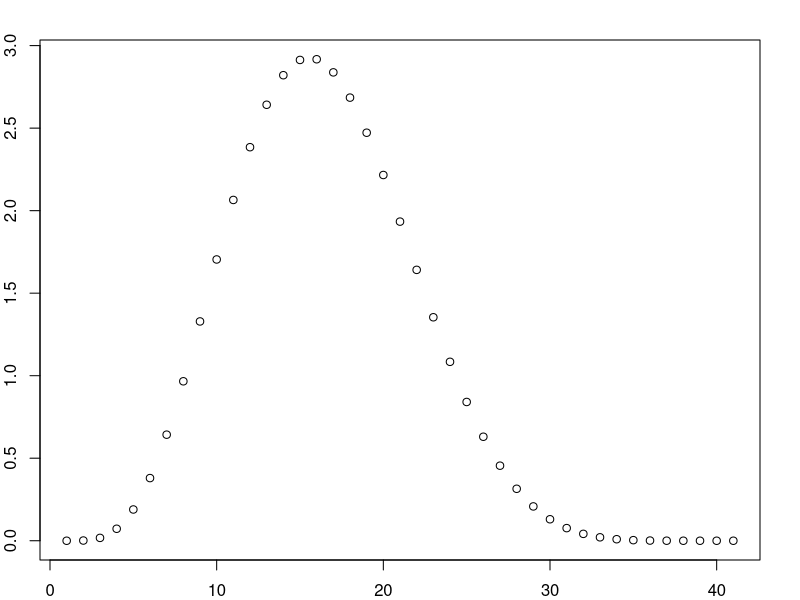
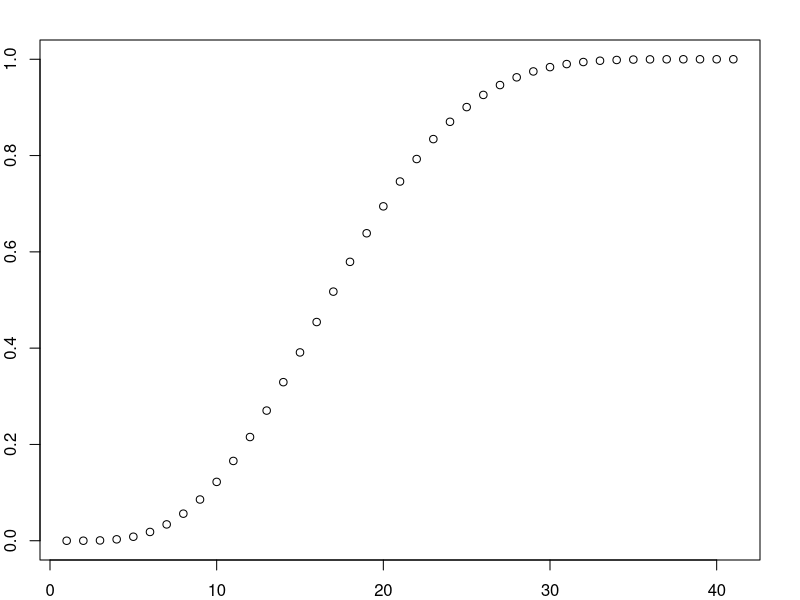
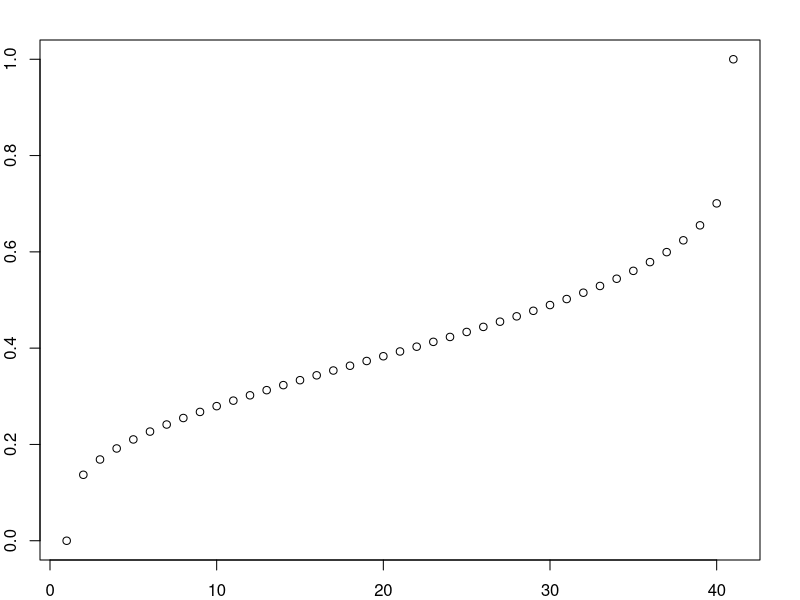
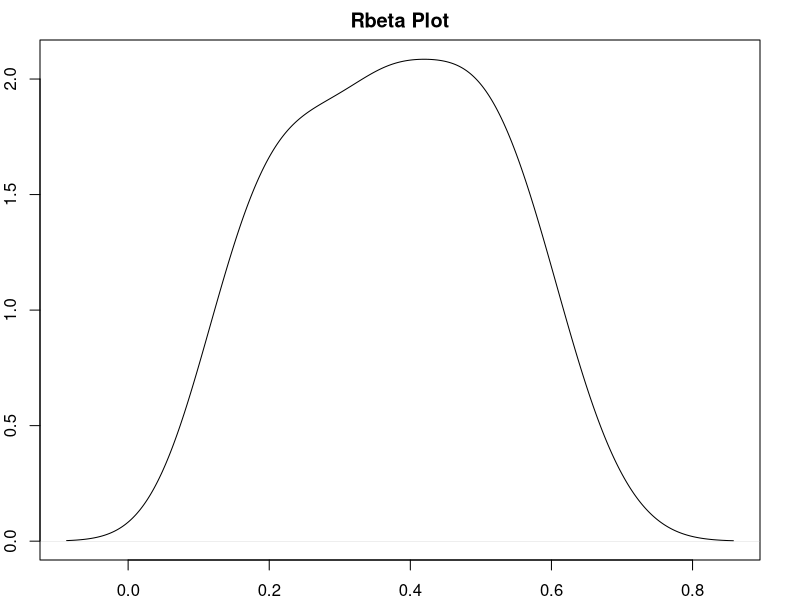

Generate these figures, in order, with R:
# The Beta Distribution
plr.data <- data.frame(
  player_avg <- c(seq(0, 1, by = 0.025)),
  stringsAsFactors = FALSE
)
 
# Print the data frame.            
print(plr.data)
print(plr.data$player_avg)
by1 <- dbeta(plr.data$player_avg, shape1 = 5, shape2 = 8)
par(mar = rep(2,4))
plot(by1)
 
# Cummilative distribution function 
by2<- pbeta(plr.data$player_avg, shape1 = 4, shape2 = 6) 
par(mar = rep(2,4))
plot(by2)
 
# Inverse Cummilative distribution function 
by3 <- qbeta(plr.data$player_avg, shape1 = 4, shape2 = 6)
par(mar = rep(2,4))
plot(by3)
 
b4 <- rbeta(plr.data$player_avg, shape1 = 5, shape2 = 8)
par(mar = rep(2,4))
plot(density(b4), main = "Rbeta Plot")